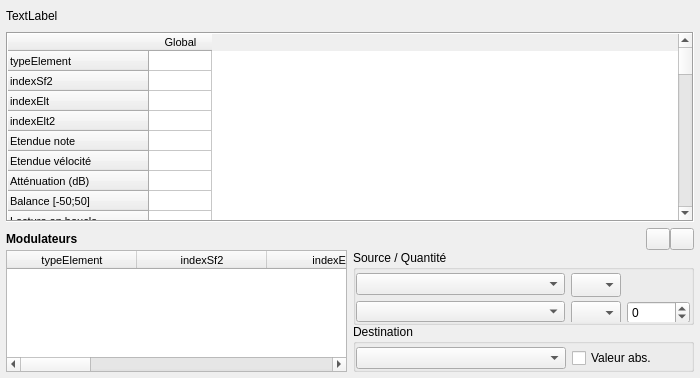
<?xml version="1.0" encoding="UTF-8"?>
<ui version="4.0">
 <class>Page_Inst</class>
 <widget class="QWidget" name="Page_Inst">
  <property name="geometry">
   <rect>
    <x>0</x>
    <y>0</y>
    <width>700</width>
    <height>378</height>
   </rect>
  </property>
  <property name="windowTitle">
   <string>Form</string>
  </property>
  <layout class="QVBoxLayout" name="verticalLayout">
   <property name="spacing">
    <number>0</number>
   </property>
   <property name="margin">
    <number>6</number>
   </property>
   <item>
    <widget class="QFrame" name="frame_5">
     <property name="sizePolicy">
      <sizepolicy hsizetype="Ignored" vsizetype="Preferred">
       <horstretch>0</horstretch>
       <verstretch>0</verstretch>
      </sizepolicy>
     </property>
     <property name="frameShape">
      <enum>QFrame::NoFrame</enum>
     </property>
     <property name="frameShadow">
      <enum>QFrame::Raised</enum>
     </property>
     <layout class="QHBoxLayout" name="horizontalLayout">
      <property name="leftMargin">
       <number>0</number>
      </property>
      <property name="topMargin">
       <number>0</number>
      </property>
      <property name="rightMargin">
       <number>0</number>
      </property>
      <property name="bottomMargin">
       <number>6</number>
      </property>
      <item>
       <widget class="QLabel" name="labelPrst">
        <property name="sizePolicy">
         <sizepolicy hsizetype="Preferred" vsizetype="Preferred">
          <horstretch>0</horstretch>
          <verstretch>0</verstretch>
         </sizepolicy>
        </property>
        <property name="minimumSize">
         <size>
          <width>0</width>
          <height>20</height>
         </size>
        </property>
        <property name="maximumSize">
         <size>
          <width>16777215</width>
          <height>20</height>
         </size>
        </property>
        <property name="text">
         <string>TextLabel</string>
        </property>
        <property name="textInteractionFlags">
         <set>Qt::NoTextInteraction</set>
        </property>
       </widget>
      </item>
     </layout>
    </widget>
   </item>
   <item>
    <widget class="TableWidgetInst" name="tableInst">
     <property name="font">
      <font>
       <pointsize>8</pointsize>
      </font>
     </property>
     <property name="frameShape">
      <enum>QFrame::Box</enum>
     </property>
     <property name="frameShadow">
      <enum>QFrame::Sunken</enum>
     </property>
     <property name="autoScroll">
      <bool>true</bool>
     </property>
     <property name="editTriggers">
      <set>QAbstractItemView::AnyKeyPressed|QAbstractItemView::DoubleClicked|QAbstractItemView::SelectedClicked</set>
     </property>
     <property name="showDropIndicator" stdset="0">
      <bool>false</bool>
     </property>
     <property name="dragDropOverwriteMode">
      <bool>false</bool>
     </property>
     <property name="textElideMode">
      <enum>Qt::ElideRight</enum>
     </property>
     <property name="horizontalScrollMode">
      <enum>QAbstractItemView::ScrollPerPixel</enum>
     </property>
     <property name="rowCount">
      <number>50</number>
     </property>
     <property name="columnCount">
      <number>1</number>
     </property>
     <attribute name="horizontalHeaderDefaultSectionSize">
      <number>63</number>
     </attribute>
     <attribute name="horizontalHeaderMinimumSectionSize">
      <number>18</number>
     </attribute>
     <attribute name="verticalHeaderDefaultSectionSize">
      <number>20</number>
     </attribute>
     <attribute name="verticalHeaderMinimumSectionSize">
      <number>19</number>
     </attribute>
     <row>
      <property name="text">
       <string>typeElement</string>
      </property>
     </row>
     <row>
      <property name="text">
       <string>indexSf2</string>
      </property>
     </row>
     <row>
      <property name="text">
       <string>indexElt</string>
      </property>
     </row>
     <row>
      <property name="text">
       <string>indexElt2</string>
      </property>
     </row>
     <row>
      <property name="text">
       <string>Etendue note</string>
      </property>
     </row>
     <row>
      <property name="text">
       <string>Etendue vélocité</string>
      </property>
     </row>
     <row>
      <property name="text">
       <string>Atténuation (dB)</string>
      </property>
     </row>
     <row>
      <property name="text">
       <string>Balance [-50;50]</string>
      </property>
     </row>
     <row>
      <property name="text">
       <string>Lecture en boucle</string>
      </property>
     </row>
     <row>
      <property name="text">
       <string>Note de base</string>
      </property>
     </row>
     <row>
      <property name="text">
       <string>Accordage (demi-tons)</string>
      </property>
     </row>
     <row>
      <property name="text">
       <string>Accordage (centièmes)</string>
      </property>
     </row>
     <row>
      <property name="text">
       <string>Accordage (scale)</string>
      </property>
     </row>
     <row>
      <property name="text">
       <string>Filtre, fréquence (Hz)</string>
      </property>
      <property name="font">
       <font>
        <weight>50</weight>
        <bold>false</bold>
       </font>
      </property>
     </row>
     <row>
      <property name="text">
       <string>Filtre, résonance (dB)</string>
      </property>
     </row>
     <row>
      <property name="text">
       <string>Vol env delay (s)</string>
      </property>
     </row>
     <row>
      <property name="text">
       <string>Vol env attack (s)</string>
      </property>
     </row>
     <row>
      <property name="text">
       <string>Vol env hold (s)</string>
      </property>
     </row>
     <row>
      <property name="text">
       <string>Vol env decay (s)</string>
      </property>
     </row>
     <row>
      <property name="text">
       <string>Vol env sustain (dB)</string>
      </property>
     </row>
     <row>
      <property name="text">
       <string>Vol env release (s)</string>
      </property>
     </row>
     <row>
      <property name="text">
       <string>Note → Vol env hold (c)</string>
      </property>
     </row>
     <row>
      <property name="text">
       <string>Note → Vol env decay (c)</string>
      </property>
     </row>
     <row>
      <property name="text">
       <string>Mod env delay (s)</string>
      </property>
     </row>
     <row>
      <property name="text">
       <string>Mod env attack (s)</string>
      </property>
     </row>
     <row>
      <property name="text">
       <string>Mod env hold (s)</string>
      </property>
     </row>
     <row>
      <property name="text">
       <string>Mod env decay (s)</string>
      </property>
     </row>
     <row>
      <property name="text">
       <string>Mod env sustain (dB)</string>
      </property>
     </row>
     <row>
      <property name="text">
       <string>Mod env release (s)</string>
      </property>
     </row>
     <row>
      <property name="text">
       <string>Mod env → ton (c)</string>
      </property>
     </row>
     <row>
      <property name="text">
       <string>Mod env → filtre (c)</string>
      </property>
     </row>
     <row>
      <property name="text">
       <string>Note → Mod env hold (c)</string>
      </property>
     </row>
     <row>
      <property name="text">
       <string>Note → Mod env decay (c)</string>
      </property>
     </row>
     <row>
      <property name="text">
       <string>Mod LFO delay (s)</string>
      </property>
     </row>
     <row>
      <property name="text">
       <string>Mod LFO freq (Hz)</string>
      </property>
     </row>
     <row>
      <property name="text">
       <string>Mod LFO → ton (c)</string>
      </property>
     </row>
     <row>
      <property name="text">
       <string>Mod LFO → filtre (c)</string>
      </property>
     </row>
     <row>
      <property name="text">
       <string>Mod LFO → volume (dB)</string>
      </property>
     </row>
     <row>
      <property name="text">
       <string>Vib LFO delay (s)</string>
      </property>
     </row>
     <row>
      <property name="text">
       <string>Vib LFO freq (Hz)</string>
      </property>
     </row>
     <row>
      <property name="text">
       <string>Vib LFO → ton (c)</string>
      </property>
     </row>
     <row>
      <property name="text">
       <string>Classe exclusive</string>
      </property>
     </row>
     <row>
      <property name="text">
       <string>Chorus (%)</string>
      </property>
     </row>
     <row>
      <property name="text">
       <string>Réverbération (%)</string>
      </property>
     </row>
     <row>
      <property name="text">
       <string>Note fixe</string>
      </property>
     </row>
     <row>
      <property name="text">
       <string>Vélocité fixe</string>
      </property>
     </row>
     <row>
      <property name="text">
       <string>Offset début sample</string>
      </property>
     </row>
     <row>
      <property name="text">
       <string>Offset fin sample</string>
      </property>
     </row>
     <row>
      <property name="text">
       <string>Offset début boucle</string>
      </property>
     </row>
     <row>
      <property name="text">
       <string>Offset fin boucle</string>
      </property>
     </row>
     <column>
      <property name="text">
       <string>Global</string>
      </property>
     </column>
     <item row="15" column="0">
      <property name="text">
       <string/>
      </property>
     </item>
     <item row="16" column="0">
      <property name="text">
       <string/>
      </property>
     </item>
    </widget>
   </item>
   <item>
    <widget class="QFrame" name="dockWidget">
     <property name="maximumSize">
      <size>
       <width>16777215</width>
       <height>150</height>
      </size>
     </property>
     <property name="frameShape">
      <enum>QFrame::NoFrame</enum>
     </property>
     <property name="frameShadow">
      <enum>QFrame::Raised</enum>
     </property>
     <layout class="QVBoxLayout" name="verticalLayout_6">
      <property name="spacing">
       <number>0</number>
      </property>
      <property name="leftMargin">
       <number>0</number>
      </property>
      <property name="topMargin">
       <number>6</number>
      </property>
      <property name="rightMargin">
       <number>0</number>
      </property>
      <property name="bottomMargin">
       <number>0</number>
      </property>
      <item>
       <layout class="QHBoxLayout" name="horizontalLayout_6">
        <property name="topMargin">
         <number>0</number>
        </property>
        <item>
         <widget class="QLabel" name="label">
          <property name="maximumSize">
           <size>
            <width>16777215</width>
            <height>30</height>
           </size>
          </property>
          <property name="font">
           <font>
            <weight>75</weight>
            <bold>true</bold>
           </font>
          </property>
          <property name="text">
           <string>Modulateurs</string>
          </property>
         </widget>
        </item>
        <item>
         <widget class="QPushButton" name="pushNouveauMod">
          <property name="maximumSize">
           <size>
            <width>24</width>
            <height>24</height>
           </size>
          </property>
          <property name="text">
           <string/>
          </property>
          <property name="icon">
           <iconset resource="../ressources.qrc">
            <normaloff>:/icones/add</normaloff>:/icones/add</iconset>
          </property>
         </widget>
        </item>
        <item>
         <widget class="QPushButton" name="pushSupprimerMod">
          <property name="maximumSize">
           <size>
            <width>24</width>
            <height>24</height>
           </size>
          </property>
          <property name="text">
           <string/>
          </property>
          <property name="icon">
           <iconset resource="../ressources.qrc">
            <normaloff>:/icones/remove</normaloff>:/icones/remove</iconset>
          </property>
         </widget>
        </item>
       </layout>
      </item>
      <item>
       <widget class="QFrame" name="frame_3">
        <property name="maximumSize">
         <size>
          <width>16777215</width>
          <height>160</height>
         </size>
        </property>
        <property name="frameShape">
         <enum>QFrame::NoFrame</enum>
        </property>
        <property name="frameShadow">
         <enum>QFrame::Raised</enum>
        </property>
        <layout class="QHBoxLayout" name="horizontalLayout_5">
         <property name="margin">
          <number>0</number>
         </property>
         <item>
          <widget class="TableWidgetMod" name="tableMod">
           <property name="maximumSize">
            <size>
             <width>800</width>
             <height>16777215</height>
            </size>
           </property>
           <property name="font">
            <font>
             <pointsize>8</pointsize>
             <weight>50</weight>
             <bold>false</bold>
            </font>
           </property>
           <property name="editTriggers">
            <set>QAbstractItemView::NoEditTriggers</set>
           </property>
           <property name="tabKeyNavigation">
            <bool>false</bool>
           </property>
           <property name="showDropIndicator" stdset="0">
            <bool>false</bool>
           </property>
           <property name="dragDropOverwriteMode">
            <bool>false</bool>
           </property>
           <property name="selectionMode">
            <enum>QAbstractItemView::SingleSelection</enum>
           </property>
           <property name="selectionBehavior">
            <enum>QAbstractItemView::SelectRows</enum>
           </property>
           <property name="verticalScrollMode">
            <enum>QAbstractItemView::ScrollPerItem</enum>
           </property>
           <property name="columnCount">
            <number>9</number>
           </property>
           <attribute name="horizontalHeaderDefaultSectionSize">
            <number>130</number>
           </attribute>
           <attribute name="horizontalHeaderHighlightSections">
            <bool>false</bool>
           </attribute>
           <attribute name="horizontalHeaderMinimumSectionSize">
            <number>18</number>
           </attribute>
           <attribute name="horizontalHeaderStretchLastSection">
            <bool>true</bool>
           </attribute>
           <attribute name="verticalHeaderVisible">
            <bool>false</bool>
           </attribute>
           <attribute name="verticalHeaderDefaultSectionSize">
            <number>19</number>
           </attribute>
           <column>
            <property name="text">
             <string>typeElement</string>
            </property>
           </column>
           <column>
            <property name="text">
             <string>indexSf2</string>
            </property>
           </column>
           <column>
            <property name="text">
             <string>indexElt</string>
            </property>
           </column>
           <column>
            <property name="text">
             <string>indexElt2</string>
            </property>
           </column>
           <column>
            <property name="text">
             <string>indexMod</string>
            </property>
           </column>
           <column>
            <property name="text">
             <string>#</string>
            </property>
            <property name="font">
             <font>
              <weight>75</weight>
              <bold>true</bold>
             </font>
            </property>
           </column>
           <column>
            <property name="text">
             <string>Source</string>
            </property>
            <property name="font">
             <font>
              <weight>75</weight>
              <bold>true</bold>
             </font>
            </property>
           </column>
           <column>
            <property name="text">
             <string>Quantité</string>
            </property>
            <property name="font">
             <font>
              <weight>75</weight>
              <bold>true</bold>
             </font>
            </property>
           </column>
           <column>
            <property name="text">
             <string>Destination</string>
            </property>
            <property name="font">
             <font>
              <weight>75</weight>
              <bold>true</bold>
             </font>
            </property>
           </column>
          </widget>
         </item>
         <item>
          <widget class="QWidget" name="widget_2" native="true">
           <layout class="QVBoxLayout" name="verticalLayout_2">
            <property name="margin">
             <number>0</number>
            </property>
            <item>
             <widget class="QGroupBox" name="groupBox_3">
              <property name="sizePolicy">
               <sizepolicy hsizetype="Expanding" vsizetype="Preferred">
                <horstretch>0</horstretch>
                <verstretch>0</verstretch>
               </sizepolicy>
              </property>
              <property name="minimumSize">
               <size>
                <width>0</width>
                <height>75</height>
               </size>
              </property>
              <property name="title">
               <string>Source / Quantité</string>
              </property>
              <layout class="QHBoxLayout" name="horizontalLayout_2">
               <property name="spacing">
                <number>6</number>
               </property>
               <property name="leftMargin">
                <number>0</number>
               </property>
               <property name="topMargin">
                <number>3</number>
               </property>
               <property name="rightMargin">
                <number>0</number>
               </property>
               <property name="bottomMargin">
                <number>0</number>
               </property>
               <item>
                <layout class="QVBoxLayout" name="verticalLayout_3">
                 <item>
                  <widget class="ComboBox" name="comboSource1">
                   <property name="font">
                    <font>
                     <weight>50</weight>
                     <bold>false</bold>
                    </font>
                   </property>
                   <property name="sizeAdjustPolicy">
                    <enum>QComboBox::AdjustToContents</enum>
                   </property>
                  </widget>
                 </item>
                 <item>
                  <widget class="ComboBox" name="comboSource2">
                   <property name="font">
                    <font>
                     <weight>50</weight>
                     <bold>false</bold>
                    </font>
                   </property>
                  </widget>
                 </item>
                </layout>
               </item>
               <item>
                <widget class="QFrame" name="frame">
                 <property name="minimumSize">
                  <size>
                   <width>120</width>
                   <height>0</height>
                  </size>
                 </property>
                 <property name="maximumSize">
                  <size>
                   <width>120</width>
                   <height>16777215</height>
                  </size>
                 </property>
                 <property name="frameShape">
                  <enum>QFrame::NoFrame</enum>
                 </property>
                 <property name="frameShadow">
                  <enum>QFrame::Raised</enum>
                 </property>
                 <layout class="QVBoxLayout" name="verticalLayout_4">
                  <property name="margin">
                   <number>0</number>
                  </property>
                  <item>
                   <widget class="TableComboBox" name="comboCourbeSource1">
                    <property name="minimumSize">
                     <size>
                      <width>0</width>
                      <height>24</height>
                     </size>
                    </property>
                    <property name="maximumSize">
                     <size>
                      <width>50</width>
                      <height>24</height>
                     </size>
                    </property>
                    <property name="font">
                     <font>
                      <weight>50</weight>
                      <bold>false</bold>
                     </font>
                    </property>
                    <property name="sizeAdjustPolicy">
                     <enum>QComboBox::AdjustToContents</enum>
                    </property>
                    <property name="modelColumn">
                     <number>0</number>
                    </property>
                   </widget>
                  </item>
                  <item>
                   <widget class="QFrame" name="frame_2">
                    <property name="minimumSize">
                     <size>
                      <width>0</width>
                      <height>24</height>
                     </size>
                    </property>
                    <property name="frameShape">
                     <enum>QFrame::NoFrame</enum>
                    </property>
                    <property name="frameShadow">
                     <enum>QFrame::Raised</enum>
                    </property>
                    <layout class="QHBoxLayout" name="horizontalLayout_4">
                     <property name="margin">
                      <number>0</number>
                     </property>
                     <item>
                      <widget class="TableComboBox" name="comboCourbeSource2">
                       <property name="minimumSize">
                        <size>
                         <width>0</width>
                         <height>24</height>
                        </size>
                       </property>
                       <property name="maximumSize">
                        <size>
                         <width>50</width>
                         <height>24</height>
                        </size>
                       </property>
                       <property name="font">
                        <font>
                         <weight>50</weight>
                         <bold>false</bold>
                        </font>
                       </property>
                       <property name="sizeAdjustPolicy">
                        <enum>QComboBox::AdjustToContents</enum>
                       </property>
                      </widget>
                     </item>
                     <item>
                      <widget class="QSpinBox" name="spinSource2">
                       <property name="maximumSize">
                        <size>
                         <width>63</width>
                         <height>16777215</height>
                        </size>
                       </property>
                       <property name="minimum">
                        <number>-32768</number>
                       </property>
                       <property name="maximum">
                        <number>32767</number>
                       </property>
                      </widget>
                     </item>
                    </layout>
                   </widget>
                  </item>
                 </layout>
                </widget>
               </item>
              </layout>
             </widget>
            </item>
            <item>
             <widget class="QGroupBox" name="groupBox">
              <property name="title">
               <string>Destination</string>
              </property>
              <layout class="QVBoxLayout" name="verticalLayout_5">
               <property name="leftMargin">
                <number>0</number>
               </property>
               <property name="topMargin">
                <number>3</number>
               </property>
               <property name="rightMargin">
                <number>0</number>
               </property>
               <property name="bottomMargin">
                <number>0</number>
               </property>
               <item>
                <layout class="QHBoxLayout" name="horizontalLayout_3">
                 <item>
                  <widget class="ComboBox" name="comboDestination">
                   <property name="font">
                    <font>
                     <weight>50</weight>
                     <bold>false</bold>
                    </font>
                   </property>
                  </widget>
                 </item>
                 <item>
                  <widget class="QCheckBox" name="checkAbs">
                   <property name="minimumSize">
                    <size>
                     <width>119</width>
                     <height>0</height>
                    </size>
                   </property>
                   <property name="maximumSize">
                    <size>
                     <width>118</width>
                     <height>16777215</height>
                    </size>
                   </property>
                   <property name="text">
                    <string>Valeur abs.</string>
                   </property>
                  </widget>
                 </item>
                </layout>
               </item>
              </layout>
             </widget>
            </item>
           </layout>
          </widget>
         </item>
        </layout>
       </widget>
      </item>
     </layout>
    </widget>
   </item>
  </layout>
 </widget>
 <customwidgets>
  <customwidget>
   <class>TableWidgetMod</class>
   <extends>QTableWidget</extends>
   <header>page.h</header>
  </customwidget>
  <customwidget>
   <class>TableComboBox</class>
   <extends>QComboBox</extends>
   <header>page.h</header>
   <slots>
    <signal>clicked(int,int)</signal>
    <signal>editingFinished()</signal>
   </slots>
  </customwidget>
  <customwidget>
   <class>ComboBox</class>
   <extends>QComboBox</extends>
   <header>page.h</header>
   <slots>
    <signal>clicked(int)</signal>
   </slots>
  </customwidget>
  <customwidget>
   <class>TableWidgetInst</class>
   <extends>QTableWidget</extends>
   <header>page_inst.h</header>
  </customwidget>
 </customwidgets>
 <resources>
  <include location="../ressources.qrc"/>
 </resources>
 <connections>
  <connection>
   <sender>tableInst</sender>
   <signal>cellChanged(int,int)</signal>
   <receiver>Page_Inst</receiver>
   <slot>set(int,int)</slot>
   <hints>
    <hint type="sourcelabel">
     <x>282</x>
     <y>188</y>
    </hint>
    <hint type="destinationlabel">
     <x>282</x>
     <y>188</y>
    </hint>
   </hints>
  </connection>
  <connection>
   <sender>spinSource2</sender>
   <signal>editingFinished()</signal>
   <receiver>Page_Inst</receiver>
   <slot>setAmount()</slot>
   <hints>
    <hint type="sourcelabel">
     <x>327</x>
     <y>298</y>
    </hint>
    <hint type="destinationlabel">
     <x>282</x>
     <y>188</y>
    </hint>
   </hints>
  </connection>
  <connection>
   <sender>tableMod</sender>
   <signal>itemSelectionChanged()</signal>
   <receiver>Page_Inst</receiver>
   <slot>afficheEditMod()</slot>
   <hints>
    <hint type="sourcelabel">
     <x>144</x>
     <y>306</y>
    </hint>
    <hint type="destinationlabel">
     <x>282</x>
     <y>188</y>
    </hint>
   </hints>
  </connection>
  <connection>
   <sender>checkAbs</sender>
   <signal>clicked()</signal>
   <receiver>Page_Inst</receiver>
   <slot>setAbs()</slot>
   <hints>
    <hint type="sourcelabel">
     <x>509</x>
     <y>352</y>
    </hint>
    <hint type="destinationlabel">
     <x>282</x>
     <y>188</y>
    </hint>
   </hints>
  </connection>
  <connection>
   <sender>comboCourbeSource1</sender>
   <signal>clicked(int,int)</signal>
   <receiver>Page_Inst</receiver>
   <slot>setSourceType(int,int)</slot>
   <hints>
    <hint type="sourcelabel">
     <x>595</x>
     <y>274</y>
    </hint>
    <hint type="destinationlabel">
     <x>349</x>
     <y>188</y>
    </hint>
   </hints>
  </connection>
  <connection>
   <sender>comboCourbeSource2</sender>
   <signal>clicked(int,int)</signal>
   <receiver>Page_Inst</receiver>
   <slot>setSourceAmountType(int,int)</slot>
   <hints>
    <hint type="sourcelabel">
     <x>595</x>
     <y>304</y>
    </hint>
    <hint type="destinationlabel">
     <x>349</x>
     <y>188</y>
    </hint>
   </hints>
  </connection>
  <connection>
   <sender>comboDestination</sender>
   <signal>clicked(int)</signal>
   <receiver>Page_Inst</receiver>
   <slot>setDest(int)</slot>
   <hints>
    <hint type="sourcelabel">
     <x>463</x>
     <y>353</y>
    </hint>
    <hint type="destinationlabel">
     <x>349</x>
     <y>188</y>
    </hint>
   </hints>
  </connection>
  <connection>
   <sender>comboSource1</sender>
   <signal>clicked(int)</signal>
   <receiver>Page_Inst</receiver>
   <slot>setSource(int)</slot>
   <hints>
    <hint type="sourcelabel">
     <x>462</x>
     <y>275</y>
    </hint>
    <hint type="destinationlabel">
     <x>349</x>
     <y>188</y>
    </hint>
   </hints>
  </connection>
  <connection>
   <sender>comboSource2</sender>
   <signal>clicked(int)</signal>
   <receiver>Page_Inst</receiver>
   <slot>setSource2(int)</slot>
   <hints>
    <hint type="sourcelabel">
     <x>462</x>
     <y>304</y>
    </hint>
    <hint type="destinationlabel">
     <x>349</x>
     <y>188</y>
    </hint>
   </hints>
  </connection>
  <connection>
   <sender>pushNouveauMod</sender>
   <signal>clicked()</signal>
   <receiver>Page_Inst</receiver>
   <slot>nouveauMod()</slot>
   <hints>
    <hint type="sourcelabel">
     <x>647</x>
     <y>237</y>
    </hint>
    <hint type="destinationlabel">
     <x>349</x>
     <y>188</y>
    </hint>
   </hints>
  </connection>
  <connection>
   <sender>pushSupprimerMod</sender>
   <signal>clicked()</signal>
   <receiver>Page_Inst</receiver>
   <slot>supprimerMod()</slot>
   <hints>
    <hint type="sourcelabel">
     <x>677</x>
     <y>237</y>
    </hint>
    <hint type="destinationlabel">
     <x>349</x>
     <y>188</y>
    </hint>
   </hints>
  </connection>
  <connection>
   <sender>tableInst</sender>
   <signal>itemSelectionChanged()</signal>
   <receiver>Page_Inst</receiver>
   <slot>selected()</slot>
   <hints>
    <hint type="sourcelabel">
     <x>282</x>
     <y>188</y>
    </hint>
    <hint type="destinationlabel">
     <x>282</x>
     <y>188</y>
    </hint>
   </hints>
  </connection>
 </connections>
 <slots>
  <slot>set(int,int)</slot>
  <slot>selected()</slot>
  <slot>setAmount()</slot>
  <slot>afficheEditMod()</slot>
  <slot>setAbs()</slot>
  <slot>setSourceAmountType(int,int)</slot>
  <slot>setSourceType(int,int)</slot>
  <slot>setDest(int)</slot>
  <slot>setSource(int)</slot>
  <slot>setSource2(int)</slot>
  <slot>nouveauMod()</slot>
  <slot>supprimerMod()</slot>
 </slots>
</ui>
